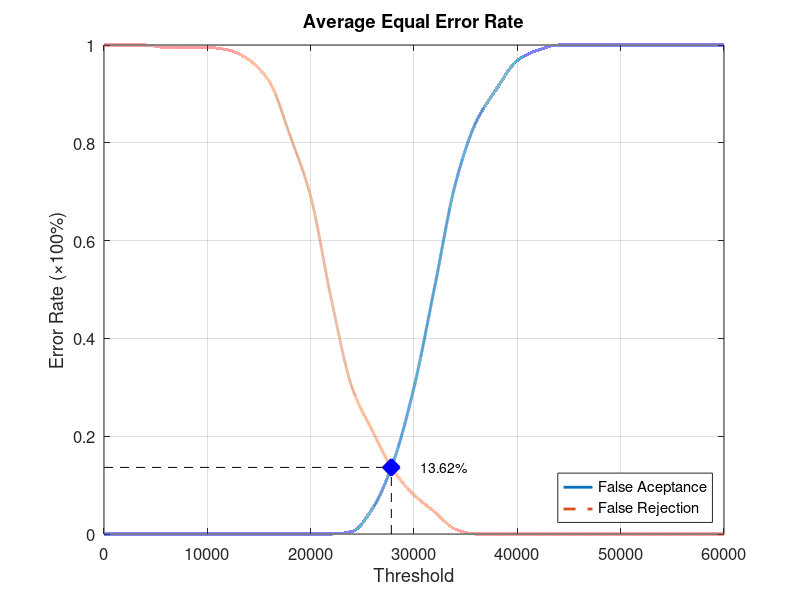
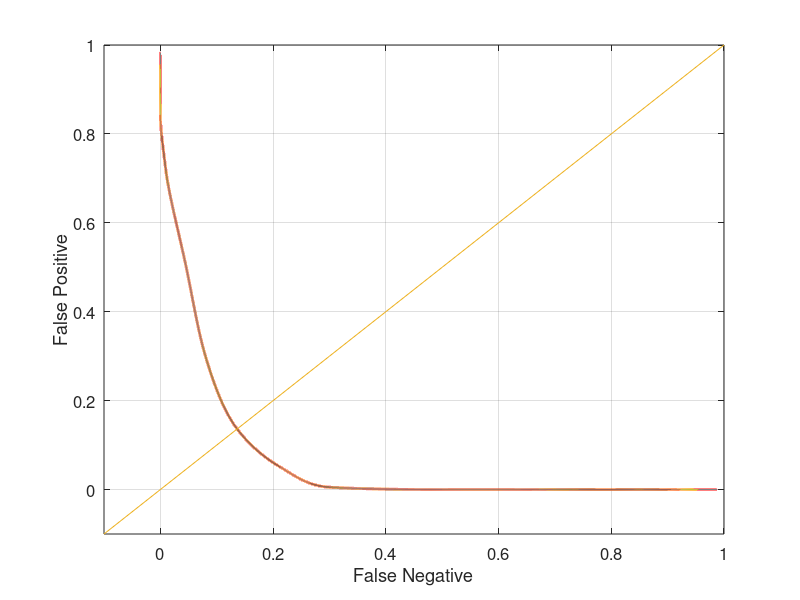

MATLAB code for these plots, in order:
function yEER = Database5_3
close all;
clear;
clc;
x = 0:2000:60000;
xq = 0:0.5:60000;

y0 = [0 0 0 0 0 0 0 0 0 0 0 0 0.00526316 0.0526316 0.147368 0.3 0.505263 0.715789 0.842105 0.910526 0.968421 0.989474 1 1 1 1 1 1 1 1 1];
yy0 = interp1(x, y0, xq, 'pchip');
y1 = [1 1 1 0.995 0.995 0.995 0.99 0.97 0.925 0.815 0.69 0.48 0.3 0.21 0.13 0.08 0.045 0.01 0 0 0 0 0 0 0 0 0 0 0 0 0];
yy1 = interp1(x, y1, xq, 'pchip');

% Calculating EER: 
y2 = abs(y0 - y1);
find(y2 == min(y2))
yy2 = abs(yy0 - yy1);
xEER = find(yy2 == min(yy2));
xEERIndex = xq(xEER) % X-axis EER
yEER = yy0(xEER) % Y-axis EER

main = figure
plot(xq, yy0,'-','LineWidth', 2);	hold on
plot(xq, yy1,'--','LineWidth', 2);	hold on
plot([xEERIndex xEERIndex], [0 yEER], 'k--');	hold on
plot([0 xEERIndex], [yEER yEER], 'k--');	hold on
plot(xEERIndex, yEER, 'bx', 'LineWidth', 10);	hold on
text(xEERIndex + 10 * xEERIndex / 100, yEER, [num2str(round((10000 * yEER)) / 100) '%'])
legend('False Aceptance', 'False Rejection', 'Location', 'SouthEast')
xlabel('Threshold')
ylabel('Error Rate (\times100%)')
title('Average Equal Error Rate')
set(gca, 'FontSize', 12)
axis([0 60000 0 1])
grid on

print(main, 'Database5_3Main', '-dpng');
FNRxFPR = figure('Color', [1 1 1]);
plot(yy1, yy0, '-', yy1, yy0, 'LineWidth', 2);
hold on
y = -0.1:0.1:1
plot(y, y); 
set(gca, 'FontSize', 12)
xlabel('False Negative')
ylabel('False Positive')
axis([-0.1 1 -0.1 1])
set(gca, 'FontSize', 12)
grid on

print(FNRxFPR, 'Database5_3FNRxFPR','-dpng');
end
